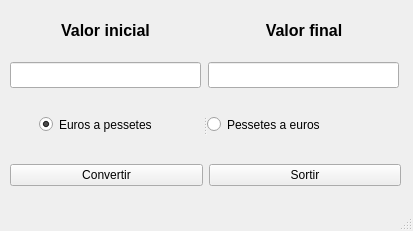
<?xml version="1.0" encoding="UTF-8"?>
<ui version="4.0">
 <class>MainWindow</class>
 <widget class="QMainWindow" name="MainWindow">
  <property name="geometry">
   <rect>
    <x>0</x>
    <y>0</y>
    <width>413</width>
    <height>231</height>
   </rect>
  </property>
  <property name="minimumSize">
   <size>
    <width>413</width>
    <height>231</height>
   </size>
  </property>
  <property name="maximumSize">
   <size>
    <width>413</width>
    <height>231</height>
   </size>
  </property>
  <property name="windowTitle">
   <string>Conversor</string>
  </property>
  <widget class="QWidget" name="centralwidget">
   <widget class="QWidget" name="horizontalLayoutWidget">
    <property name="geometry">
     <rect>
      <x>9</x>
      <y>10</y>
      <width>391</width>
      <height>41</height>
     </rect>
    </property>
    <layout class="QHBoxLayout" name="horizontalLayout">
     <item>
      <widget class="QLabel" name="inicialLabel">
       <property name="font">
        <font>
         <pointsize>12</pointsize>
         <weight>75</weight>
         <bold>true</bold>
        </font>
       </property>
       <property name="text">
        <string>Valor inicial</string>
       </property>
       <property name="alignment">
        <set>Qt::AlignCenter</set>
       </property>
      </widget>
     </item>
     <item>
      <widget class="QLabel" name="finalLabel">
       <property name="font">
        <font>
         <pointsize>12</pointsize>
         <weight>75</weight>
         <bold>true</bold>
        </font>
       </property>
       <property name="text">
        <string>Valor final</string>
       </property>
       <property name="alignment">
        <set>Qt::AlignCenter</set>
       </property>
      </widget>
     </item>
    </layout>
   </widget>
   <widget class="QWidget" name="horizontalLayoutWidget_2">
    <property name="geometry">
     <rect>
      <x>9</x>
      <y>50</y>
      <width>391</width>
      <height>51</height>
     </rect>
    </property>
    <layout class="QHBoxLayout" name="horizontalLayout_2">
     <item>
      <widget class="QLineEdit" name="inicial">
       <property name="minimumSize">
        <size>
         <width>191</width>
         <height>26</height>
        </size>
       </property>
       <property name="maximumSize">
        <size>
         <width>191</width>
         <height>26</height>
        </size>
       </property>
       <property name="font">
        <font>
         <pointsize>12</pointsize>
        </font>
       </property>
       <property name="focusPolicy">
        <enum>Qt::StrongFocus</enum>
       </property>
       <property name="maxLength">
        <number>14</number>
       </property>
       <property name="alignment">
        <set>Qt::AlignRight|Qt::AlignTrailing|Qt::AlignVCenter</set>
       </property>
      </widget>
     </item>
     <item>
      <widget class="QLineEdit" name="final">
       <property name="minimumSize">
        <size>
         <width>191</width>
         <height>26</height>
        </size>
       </property>
       <property name="maximumSize">
        <size>
         <width>191</width>
         <height>26</height>
        </size>
       </property>
       <property name="font">
        <font>
         <pointsize>12</pointsize>
        </font>
       </property>
       <property name="maxLength">
        <number>20</number>
       </property>
       <property name="alignment">
        <set>Qt::AlignRight|Qt::AlignTrailing|Qt::AlignVCenter</set>
       </property>
       <property name="readOnly">
        <bool>true</bool>
       </property>
      </widget>
     </item>
    </layout>
   </widget>
   <widget class="QWidget" name="horizontalLayoutWidget_3">
    <property name="geometry">
     <rect>
      <x>39</x>
      <y>99</y>
      <width>331</width>
      <height>51</height>
     </rect>
    </property>
    <layout class="QHBoxLayout" name="horizontalLayout_3">
     <item>
      <widget class="QSplitter" name="splitter">
       <property name="orientation">
        <enum>Qt::Horizontal</enum>
       </property>
       <widget class="QRadioButton" name="eurosPessetes">
        <property name="text">
         <string>Euros a pessetes</string>
        </property>
        <property name="checked">
         <bool>true</bool>
        </property>
       </widget>
       <widget class="QRadioButton" name="pessetesEuros">
        <property name="text">
         <string>Pessetes a euros</string>
        </property>
       </widget>
      </widget>
     </item>
    </layout>
   </widget>
   <widget class="QWidget" name="horizontalLayoutWidget_4">
    <property name="geometry">
     <rect>
      <x>10</x>
      <y>150</y>
      <width>391</width>
      <height>51</height>
     </rect>
    </property>
    <layout class="QHBoxLayout" name="horizontalLayout_4">
     <item>
      <widget class="QPushButton" name="convertir">
       <property name="text">
        <string>Convertir</string>
       </property>
      </widget>
     </item>
     <item>
      <widget class="QPushButton" name="sortir">
       <property name="text">
        <string>Sortir</string>
       </property>
      </widget>
     </item>
    </layout>
   </widget>
  </widget>
  <widget class="QStatusBar" name="statusbar"/>
 </widget>
 <tabstops>
  <tabstop>eurosPessetes</tabstop>
  <tabstop>pessetesEuros</tabstop>
  <tabstop>convertir</tabstop>
  <tabstop>sortir</tabstop>
 </tabstops>
 <resources/>
 <connections>
  <connection>
   <sender>sortir</sender>
   <signal>clicked()</signal>
   <receiver>MainWindow</receiver>
   <slot>close()</slot>
   <hints>
    <hint type="sourcelabel">
     <x>399</x>
     <y>187</y>
    </hint>
    <hint type="destinationlabel">
     <x>206</x>
     <y>115</y>
    </hint>
   </hints>
  </connection>
 </connections>
</ui>
